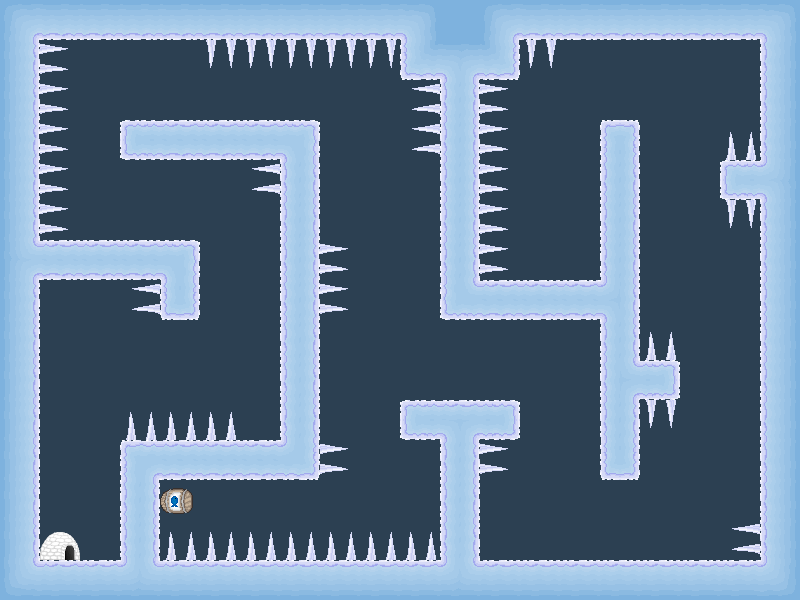

Tiled map render using the project's own tile images. Description and the map definition, with tile-layer contents summarised, below:
An orthogonal 20x15 tile map with 40x40 px tiles, 1 tile layer (textures), 1 hidden layer not drawn, 3 tilesets and 22 objects (17x spikes, 3x snowstorm, mainPlayer, me.LevelEntity).

<map version="1.0" orientation="orthogonal" width="20" height="15" tilewidth="40" tileheight="40" backgroundcolor="#2c4052">
 <tileset firstgid="1" name="solid" tilewidth="40" tileheight="40">
  <image source="tilesets/solid.png" width="40" height="40" />
  <tile id="0">
   <properties>
    <property name="type" value="solid" />
   </properties>
  </tile>
 </tileset>
 <tileset firstgid="2" name="textures" tilewidth="40" tileheight="40">
  <image source="tilesets/textures.png" width="160" height="480" />
 </tileset>
 <tileset firstgid="50" name="objects" tilewidth="40" tileheight="40">
  <image source="tilesets/objects.png" width="160" height="120" />
 </tileset>
 <layer name="textures" width="20" height="15">
  <data>[300 cells, 160 non-empty, 34 distinct tile ids]</data>
 </layer>
 <objectgroup color="#00ff00" name="Entities" width="20" height="15">
  <object name="mainPlayer" x="80" y="520" width="40" height="40" />
  <object name="me.LevelEntity" x="160" y="480" width="40" height="40" />
  <object name="snowstorm" x="520" y="200" width="40" height="40" />
  <object name="snowstorm" x="80" y="320" width="40" height="40" />
  <object name="snowstorm" x="80" y="160" width="40" height="40" />
 </objectgroup>
 <objectgroup color="#ff0000" name="EnemyEntities" width="20" height="15">
  <object name="spikes" x="200" y="40" width="200" height="40" />
  <object name="spikes" x="160" y="520" width="280" height="40" />
  <object name="spikes" x="40" y="40" width="40" height="200" />
  <object name="spikes" x="240" y="160" width="40" height="40" />
  <object name="spikes" x="120" y="280" width="40" height="40" />
  <object name="spikes" x="120" y="400" width="120" height="40" />
  <object name="spikes" x="320" y="240" width="40" height="80" />
  <object name="spikes" x="320" y="440" width="40" height="40" />
  <object name="spikes" x="480" y="440" width="40" height="40" />
  <object name="spikes" x="640" y="320" width="40" height="40" />
  <object name="spikes" x="640" y="400" width="40" height="40" />
  <object name="spikes" x="720" y="120" width="40" height="40" />
  <object name="spikes" x="720" y="200" width="40" height="40" />
  <object name="spikes" x="720" y="520" width="40" height="40" />
  <object name="spikes" x="480" y="80" width="40" height="200" />
  <object name="spikes" x="520" y="40" width="40" height="40" />
  <object name="spikes" x="400" y="80" width="40" height="80" />
 </objectgroup>
 <layer name="collision" width="20" height="15" visible="0">
  <data>[300 cells, 119 non-empty, 1 distinct tile ids]</data>
 </layer>
</map>
